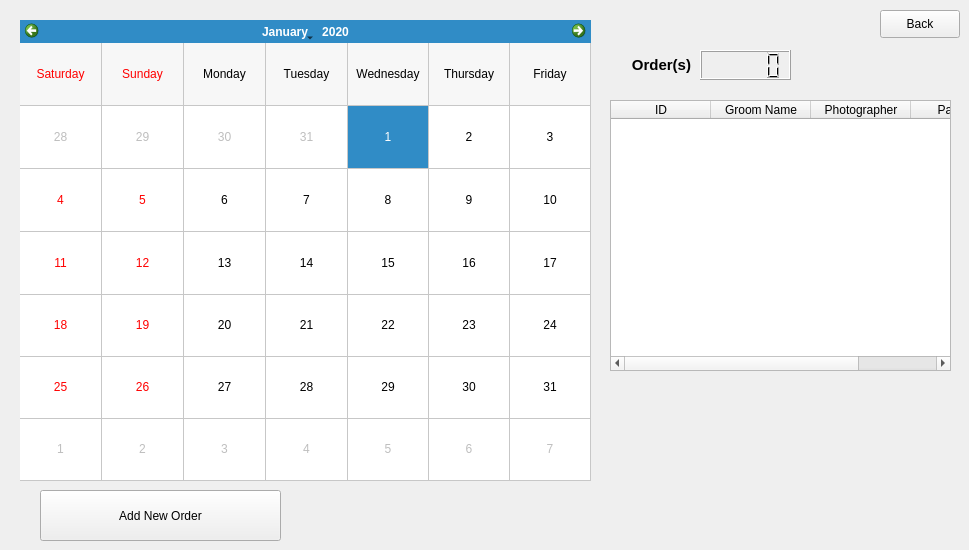
    <widget class="QWidget" name="calender_tab">
     <attribute name="title">
      <string>calender</string>
     </attribute>
     <widget class="QCalendarWidget" name="calendarWidget">
      <property name="geometry">
       <rect>
        <x>20</x>
        <y>20</y>
        <width>571</width>
        <height>461</height>
       </rect>
      </property>
      <property name="selectedDate">
       <date>
        <year>2020</year>
        <month>1</month>
        <day>1</day>
       </date>
      </property>
      <property name="firstDayOfWeek">
       <enum>Qt::Saturday</enum>
      </property>
      <property name="gridVisible">
       <bool>true</bool>
      </property>
      <property name="selectionMode">
       <enum>QCalendarWidget::SingleSelection</enum>
      </property>
      <property name="horizontalHeaderFormat">
       <enum>QCalendarWidget::LongDayNames</enum>
      </property>
      <property name="verticalHeaderFormat">
       <enum>QCalendarWidget::NoVerticalHeader</enum>
      </property>
     </widget>
     <widget class="QPushButton" name="pushButton_3">
      <property name="geometry">
       <rect>
        <x>880</x>
        <y>10</y>
        <width>80</width>
        <height>28</height>
       </rect>
      </property>
      <property name="text">
       <string>Back</string>
      </property>
     </widget>
     <widget class="QPushButton" name="pushButton_11">
      <property name="geometry">
       <rect>
        <x>40</x>
        <y>490</y>
        <width>241</width>
        <height>51</height>
       </rect>
      </property>
      <property name="text">
       <string>Add New Order</string>
      </property>
     </widget>
     <widget class="QTableWidget" name="tableWidget_11">
      <property name="geometry">
       <rect>
        <x>610</x>
        <y>100</y>
        <width>341</width>
        <height>271</height>
       </rect>
      </property>
      <property name="autoScrollMargin">
       <number>18</number>
      </property>
      <property name="editTriggers">
       <set>QAbstractItemView::NoEditTriggers</set>
      </property>
      <property name="selectionBehavior">
       <enum>QAbstractItemView::SelectRows</enum>
      </property>
      <property name="sortingEnabled">
       <bool>true</bool>
      </property>
      <property name="rowCount">
       <number>0</number>
      </property>
      <column>
       <property name="text">
        <string>ID</string>
       </property>
      </column>
      <column>
       <property name="text">
        <string>Groom Name</string>
       </property>
      </column>
      <column>
       <property name="text">
        <string>Photographer</string>
       </property>
      </column>
      <column>
       <property name="text">
        <string>Package</string>
       </property>
      </column>
     </widget>
     <widget class="QLCDNumber" name="lcdNumber">
      <property name="geometry">
       <rect>
        <x>700</x>
        <y>50</y>
        <width>91</width>
        <height>30</height>
       </rect>
      </property>
     </widget>
     <widget class="QLabel" name="label_98">
      <property name="enabled">
       <bool>true</bool>
      </property>
      <property name="geometry">
       <rect>
        <x>610</x>
        <y>50</y>
        <width>81</width>
        <height>30</height>
       </rect>
      </property>
      <property name="font">
       <font>
        <family>Segoe UI</family>
        <pointsize>11</pointsize>
        <weight>75</weight>
        <bold>true</bold>
       </font>
      </property>
      <property name="text">
       <string>Order(s)</string>
      </property>
      <property name="alignment">
       <set>Qt::AlignRight|Qt::AlignTrailing|Qt::AlignVCenter</set>
      </property>
     </widget>
    </widget>
